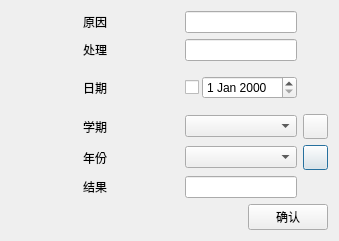
<?xml version="1.0" encoding="UTF-8"?>
<ui version="4.0">
 <class>Punish</class>
 <widget class="QDialog" name="Punish">
  <property name="geometry">
   <rect>
    <x>0</x>
    <y>0</y>
    <width>339</width>
    <height>241</height>
   </rect>
  </property>
  <property name="windowTitle">
   <string>Dialog</string>
  </property>
  <layout class="QVBoxLayout" name="verticalLayout">
   <item>
    <layout class="QGridLayout" name="gridLayout" rowstretch="1,0,0,0,0,0" columnstretch="2,0,0">
     <property name="rightMargin">
      <number>0</number>
     </property>
     <item row="3" column="1">
      <widget class="QComboBox" name="comboBox_semester"/>
     </item>
     <item row="4" column="0" alignment="Qt::AlignHCenter">
      <widget class="QLabel" name="label_5">
       <property name="text">
        <string>年份</string>
       </property>
      </widget>
     </item>
     <item row="2" column="0" alignment="Qt::AlignHCenter">
      <widget class="QLabel" name="label_3">
       <property name="text">
        <string>日期</string>
       </property>
      </widget>
     </item>
     <item row="1" column="1">
      <widget class="QLineEdit" name="lineEdit_handling"/>
     </item>
     <item row="3" column="0" alignment="Qt::AlignHCenter">
      <widget class="QLabel" name="label_4">
       <property name="text">
        <string>学期</string>
       </property>
      </widget>
     </item>
     <item row="4" column="1">
      <widget class="QComboBox" name="comboBox_year"/>
     </item>
     <item row="1" column="0" alignment="Qt::AlignHCenter">
      <widget class="QLabel" name="label_2">
       <property name="text">
        <string>处理</string>
       </property>
      </widget>
     </item>
     <item row="0" column="0" alignment="Qt::AlignHCenter">
      <widget class="QLabel" name="label">
       <property name="text">
        <string>原因</string>
       </property>
      </widget>
     </item>
     <item row="0" column="1">
      <widget class="QLineEdit" name="lineEdit_reason"/>
     </item>
     <item row="4" column="2">
      <widget class="QPushButton" name="pushButton_add2">
       <property name="minimumSize">
        <size>
         <width>25</width>
         <height>25</height>
        </size>
       </property>
       <property name="maximumSize">
        <size>
         <width>25</width>
         <height>25</height>
        </size>
       </property>
       <property name="styleSheet">
        <string notr="true">#pushButton_add2{
Border-image:url(:/images/add.png);
}
#pushButton_add2:pressed{
border: 1px solid rgb(24, 103, 155);
border-radius: 5px;
background-color: rgb(124, 203, 255);
color: white;
}</string>
       </property>
       <property name="text">
        <string/>
       </property>
      </widget>
     </item>
     <item row="3" column="2">
      <widget class="QPushButton" name="pushButton_add1">
       <property name="minimumSize">
        <size>
         <width>25</width>
         <height>25</height>
        </size>
       </property>
       <property name="maximumSize">
        <size>
         <width>25</width>
         <height>25</height>
        </size>
       </property>
       <property name="styleSheet">
        <string notr="true">#pushButton_add1{
Border-image:url(:/images/add.png);
}
#pushButton_add1:pressed{
border: 1px solid rgb(24, 103, 155);
border-radius: 5px;
background-color: rgb(124, 203, 255);
color: white;
}</string>
       </property>
       <property name="text">
        <string/>
       </property>
      </widget>
     </item>
     <item row="2" column="1">
      <widget class="QWidget" name="widget" native="true">
       <property name="layoutDirection">
        <enum>Qt::LeftToRight</enum>
       </property>
       <layout class="QHBoxLayout" name="horizontalLayout" stretch="1,7">
        <property name="spacing">
         <number>3</number>
        </property>
        <property name="leftMargin">
         <number>0</number>
        </property>
        <property name="topMargin">
         <number>0</number>
        </property>
        <property name="rightMargin">
         <number>0</number>
        </property>
        <property name="bottomMargin">
         <number>0</number>
        </property>
        <item>
         <widget class="QCheckBox" name="checkBox">
          <property name="text">
           <string/>
          </property>
         </widget>
        </item>
        <item>
         <widget class="QDateEdit" name="dateEdit"/>
        </item>
       </layout>
      </widget>
     </item>
     <item row="5" column="0" alignment="Qt::AlignHCenter">
      <widget class="QLabel" name="label_6">
       <property name="text">
        <string>结果</string>
       </property>
      </widget>
     </item>
     <item row="5" column="1">
      <widget class="QLineEdit" name="lineEdit_result"/>
     </item>
    </layout>
   </item>
   <item>
    <layout class="QHBoxLayout" name="horizontalLayout_2">
     <item>
      <spacer name="horizontalSpacer">
       <property name="orientation">
        <enum>Qt::Horizontal</enum>
       </property>
       <property name="sizeHint" stdset="0">
        <size>
         <width>40</width>
         <height>20</height>
        </size>
       </property>
      </spacer>
     </item>
     <item>
      <widget class="QPushButton" name="pushButton">
       <property name="text">
        <string>确认</string>
       </property>
      </widget>
     </item>
    </layout>
   </item>
  </layout>
 </widget>
 <resources/>
 <connections/>
</ui>
